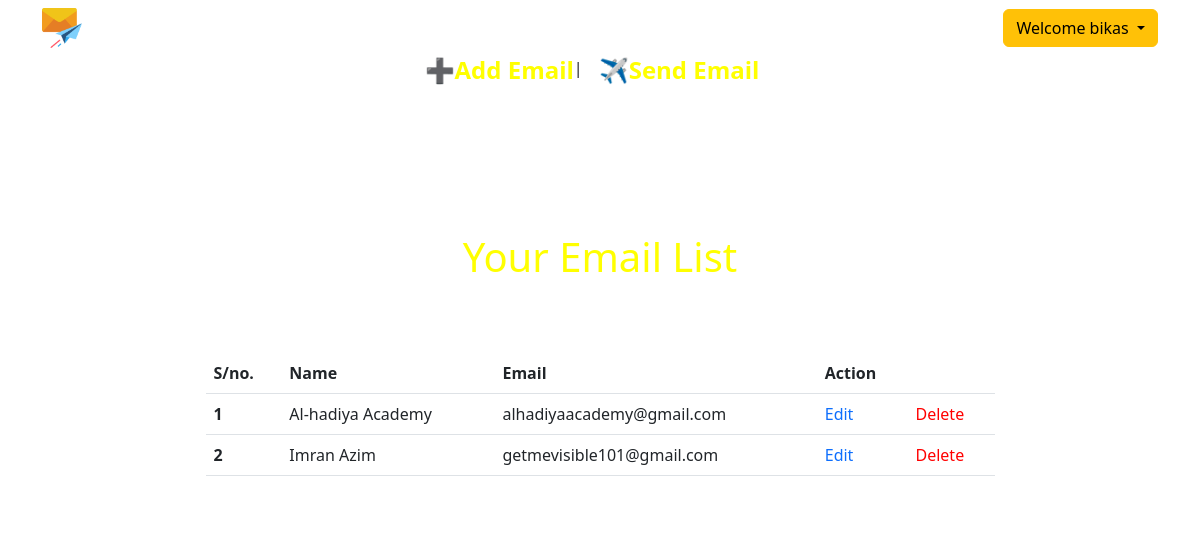
Screenshot of /email_list_page (signed in) with the database file from the repository.
### home/models.py (models this page shows, shortened)
class EmailList(models.Model):
    name = models.CharField(max_length=100, null=True)
    email = models.EmailField(max_length=100, null=True)
    subject = models.CharField(max_length=100, null=True)
    attachment = models.FileField(upload_to='media', null=True)
    email_body = models.TextField(null=True)
    sender = models.ForeignKey(User, on_delete=models.CASCADE, null=True)

### home/views.py (the view)
# urls.py: path('email_list_page', views.email_list_page, name='email_list_page'),
@login_required(login_url='signin')
def email_list_page(request):
    all_entry = EmailList.objects.filter(sender = request.user)
    return render(request, 'emaillist.html', {'all_entry' : all_entry})

### templates/emaillist.html (shortened to what this page needs)
{% extends 'base.html' %}
{% block content %}
  <h1 class="text-center" style="color: yellow; margin-top: 140px;">Your Email List </h1>
<div class="container mt-5 d-flex justify-content-center">
<div class="bg-white w-75 p-4 rounded" style="">
    {% if all_entry %}
    <table class="table">
        <thead>
          <tr>
            <th scope="col">S/no.</th>
            <th scope="col">Name</th>
            <th scope="col">Email</th>
            <th scope="col">Action</th>
            <th scope="col"></th>
          </tr>
        </thead>
        {% for i in all_entry.all %}
        <tbody>
          <tr>
            <th scope="row">{{forloop.counter}}</th>
            <td>{{i.name}}</td>
            <td>{{i.email}}</td>
            <td><a href="{% url 'editEmailList' i.id %}" style="text-decoration: none;">Edit</a></td>
            <td><a href="{% url 'deleteEmailList' i.id %}" style="text-decoration: none; color: red;">Delete</a></td>
          </tr>
        </tbody>
        {% endfor %}
      </table>
{% else %}
<p class="text-center">Email List Empty - </p>
<div class="d-flex justify-content-center">
<a href="{% url 'create_group' %}" class="mt-2 btn btn-warning">Add Email </a>
</div>
    </center>
{%  endif %}
</div>
</div>
{% endblock content %}

### templates/base.html (shortened to what this page needs)
<!doctype html>
<html lang="en">
  <head>
    <link href="https://cdn.jsdelivr.net/npm/bootstrap@5.3.0-alpha3/dist/css/bootstrap.min.css" rel="stylesheet">
  </head>
  <body>
    <nav class="navbar navbar-expand-lg container">
      <div class="container-fluid">
        <a href="{% url 'home' %}">
          <img src="/static/images/mail.png" style="width:40px; height: 40px;">
           </a>
        <div class="collapse navbar-collapse d-flex justify-content-end" id="navbarSupportedContent">
          <div class="dropdown ">
            <button class="btn btn-warning dropdown-toggle" type="button" data-bs-toggle="dropdown" aria-expanded="false">
              Welcome {{user.username}}
            </button>
          </div>
        </div>
      </div>
    </nav>
<div class="d-flex justify-content-center">
  <a href="{% url 'create_group' %}" style="text-decoration: none;">
  <h4 style="color:yellow; font-weight: 700;">➕Add Email</h4></a>
  |
  <a href="{% url 'emaildashboard' %}" style="text-decoration: none;">
  <h4 class="mx-3" style="color:yellow;  font-weight: 700;">✈️Send Email</h4></a>
</div>
{% block content %}
{% endblock content %}
</body>
</html>

### templates/emaillist.html (style rules this page uses)
body { background-image: url('https://img.freepik.com/free-photo/galaxy-night-landscape_23-2148895320.jpg?w=1380&t=st=1685557378~exp=1685557978~hmac=1113aff511f6a6cec6e43e60b07ac0fc3765f505eaa1825d8a079ac8008a5849'); background-repeat: no-repeat; background-size: cover; }

### rows the page displays
EmailList: name "Al-hadiya Academy", email "alhadiyaacademy@gmail.com"
EmailList: name "Imran Azim", email "getmevisible101@gmail.com"

### other values shown
{{ user.username }} "bikas"
